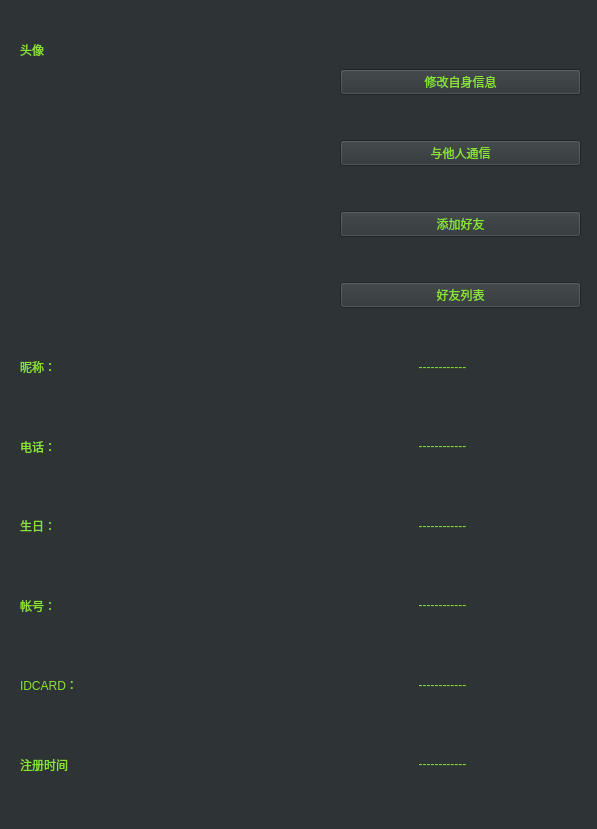
<?xml version="1.0" encoding="UTF-8"?>
<ui version="4.0">
 <class>Login</class>
 <widget class="QWidget" name="Login">
  <property name="geometry">
   <rect>
    <x>0</x>
    <y>0</y>
    <width>597</width>
    <height>829</height>
   </rect>
  </property>
  <property name="windowTitle">
   <string>Form</string>
  </property>
  <property name="styleSheet">
   <string notr="true">background-color: rgb(46, 52, 54);</string>
  </property>
  <widget class="QLabel" name="label_6">
   <property name="geometry">
    <rect>
     <x>20</x>
     <y>40</y>
     <width>101</width>
     <height>21</height>
    </rect>
   </property>
   <property name="styleSheet">
    <string notr="true">color: rgb(138, 226, 52);</string>
   </property>
   <property name="text">
    <string>&lt;html&gt;&lt;head/&gt;&lt;body&gt;&lt;p&gt;头像&lt;/p&gt;&lt;/body&gt;&lt;/html&gt;</string>
   </property>
  </widget>
  <widget class="QLabel" name="label_pic">
   <property name="geometry">
    <rect>
     <x>26</x>
     <y>70</y>
     <width>291</width>
     <height>241</height>
    </rect>
   </property>
   <property name="text">
    <string/>
   </property>
  </widget>
  <widget class="QWidget" name="layoutWidget">
   <property name="geometry">
    <rect>
     <x>20</x>
     <y>330</y>
     <width>561</width>
     <height>471</height>
    </rect>
   </property>
   <layout class="QVBoxLayout" name="verticalLayout">
    <item>
     <layout class="QHBoxLayout" name="horizontalLayout_7">
      <item>
       <widget class="QLabel" name="label">
        <property name="styleSheet">
         <string notr="true">color: rgb(138, 226, 52);</string>
        </property>
        <property name="text">
         <string>昵称：</string>
        </property>
       </widget>
      </item>
      <item>
       <widget class="QLabel" name="label_name">
        <property name="styleSheet">
         <string notr="true">color: rgb(138, 226, 52);</string>
        </property>
        <property name="text">
         <string>&lt;html&gt;&lt;head/&gt;&lt;body&gt;&lt;p align=&quot;center&quot;&gt;------------&lt;/p&gt;&lt;/body&gt;&lt;/html&gt;</string>
        </property>
       </widget>
      </item>
     </layout>
    </item>
    <item>
     <layout class="QHBoxLayout" name="horizontalLayout_6">
      <item>
       <widget class="QLabel" name="label_2">
        <property name="styleSheet">
         <string notr="true">color: rgb(138, 226, 52);</string>
        </property>
        <property name="text">
         <string>电话：</string>
        </property>
       </widget>
      </item>
      <item>
       <widget class="QLabel" name="label_phone">
        <property name="styleSheet">
         <string notr="true">color: rgb(138, 226, 52);</string>
        </property>
        <property name="text">
         <string>&lt;html&gt;&lt;head/&gt;&lt;body&gt;&lt;p align=&quot;center&quot;&gt;------------&lt;/p&gt;&lt;/body&gt;&lt;/html&gt;</string>
        </property>
       </widget>
      </item>
     </layout>
    </item>
    <item>
     <layout class="QHBoxLayout" name="horizontalLayout_5">
      <item>
       <widget class="QLabel" name="label_3">
        <property name="styleSheet">
         <string notr="true">color: rgb(138, 226, 52);</string>
        </property>
        <property name="text">
         <string>生日：</string>
        </property>
       </widget>
      </item>
      <item>
       <widget class="QLabel" name="label_birthday">
        <property name="styleSheet">
         <string notr="true">color: rgb(138, 226, 52);</string>
        </property>
        <property name="text">
         <string>&lt;html&gt;&lt;head/&gt;&lt;body&gt;&lt;p align=&quot;center&quot;&gt;------------&lt;/p&gt;&lt;/body&gt;&lt;/html&gt;</string>
        </property>
       </widget>
      </item>
     </layout>
    </item>
    <item>
     <layout class="QHBoxLayout" name="horizontalLayout_4">
      <item>
       <widget class="QLabel" name="label_4">
        <property name="styleSheet">
         <string notr="true">color: rgb(138, 226, 52);</string>
        </property>
        <property name="text">
         <string>帐号：</string>
        </property>
       </widget>
      </item>
      <item>
       <widget class="QLabel" name="label_user">
        <property name="styleSheet">
         <string notr="true">color: rgb(138, 226, 52);</string>
        </property>
        <property name="text">
         <string>&lt;html&gt;&lt;head/&gt;&lt;body&gt;&lt;p align=&quot;center&quot;&gt;------------&lt;/p&gt;&lt;/body&gt;&lt;/html&gt;</string>
        </property>
       </widget>
      </item>
     </layout>
    </item>
    <item>
     <layout class="QHBoxLayout" name="horizontalLayout_3">
      <item>
       <widget class="QLabel" name="label_5">
        <property name="styleSheet">
         <string notr="true">color: rgb(138, 226, 52);</string>
        </property>
        <property name="text">
         <string>IDCARD：</string>
        </property>
       </widget>
      </item>
      <item>
       <widget class="QLabel" name="label_ID">
        <property name="styleSheet">
         <string notr="true">color: rgb(138, 226, 52);</string>
        </property>
        <property name="text">
         <string>&lt;html&gt;&lt;head/&gt;&lt;body&gt;&lt;p align=&quot;center&quot;&gt;------------&lt;/p&gt;&lt;/body&gt;&lt;/html&gt;</string>
        </property>
       </widget>
      </item>
     </layout>
    </item>
    <item>
     <layout class="QHBoxLayout" name="horizontalLayout_2">
      <item>
       <widget class="QLabel" name="label_14">
        <property name="styleSheet">
         <string notr="true">color: rgb(138, 226, 52);</string>
        </property>
        <property name="text">
         <string>注册时间</string>
        </property>
       </widget>
      </item>
      <item>
       <widget class="QLabel" name="label_time">
        <property name="styleSheet">
         <string notr="true">color: rgb(138, 226, 52);</string>
        </property>
        <property name="text">
         <string>&lt;html&gt;&lt;head/&gt;&lt;body&gt;&lt;p align=&quot;center&quot;&gt;------------&lt;/p&gt;&lt;/body&gt;&lt;/html&gt;</string>
        </property>
       </widget>
      </item>
     </layout>
    </item>
   </layout>
  </widget>
  <widget class="QWidget" name="layoutWidget">
   <property name="geometry">
    <rect>
     <x>340</x>
     <y>30</y>
     <width>241</width>
     <height>321</height>
    </rect>
   </property>
   <layout class="QVBoxLayout" name="verticalLayout_2">
    <item>
     <widget class="QPushButton" name="pushButton_2">
      <property name="styleSheet">
       <string notr="true">color: rgb(138, 226, 52);</string>
      </property>
      <property name="text">
       <string>修改自身信息</string>
      </property>
     </widget>
    </item>
    <item>
     <widget class="QPushButton" name="pushButton">
      <property name="styleSheet">
       <string notr="true">color: rgb(138, 226, 52);</string>
      </property>
      <property name="text">
       <string>与他人通信</string>
      </property>
     </widget>
    </item>
    <item>
     <widget class="QPushButton" name="pushButton_3">
      <property name="styleSheet">
       <string notr="true">color: rgb(138, 226, 52);</string>
      </property>
      <property name="text">
       <string>添加好友</string>
      </property>
     </widget>
    </item>
    <item>
     <widget class="QPushButton" name="pushButton_4">
      <property name="styleSheet">
       <string notr="true">color: rgb(138, 226, 52);</string>
      </property>
      <property name="text">
       <string>好友列表</string>
      </property>
     </widget>
    </item>
   </layout>
  </widget>
 </widget>
 <resources/>
 <connections/>
</ui>
